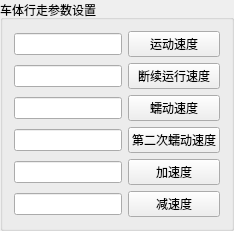
         <widget class="QGroupBox" name="groupBox_3">
          <property name="title">
           <string>车体行走参数设置</string>
          </property>
          <layout class="QGridLayout" name="gridLayout_15">
           <item row="3" column="1">
            <widget class="QPushButton" name="Second_creep_speed">
             <property name="sizePolicy">
              <sizepolicy hsizetype="Preferred" vsizetype="Fixed">
               <horstretch>0</horstretch>
               <verstretch>0</verstretch>
              </sizepolicy>
             </property>
             <property name="text">
              <string>第二次蠕动速度</string>
             </property>
             <property name="checkable">
              <bool>false</bool>
             </property>
            </widget>
           </item>
           <item row="3" column="0">
            <widget class="QLineEdit" name="Second_creep_speed_2">
             <property name="sizePolicy">
              <sizepolicy hsizetype="Preferred" vsizetype="Fixed">
               <horstretch>0</horstretch>
               <verstretch>0</verstretch>
              </sizepolicy>
             </property>
            </widget>
           </item>
           <item row="1" column="1">
            <widget class="QPushButton" name="Intermittent_running_speed">
             <property name="sizePolicy">
              <sizepolicy hsizetype="Preferred" vsizetype="Fixed">
               <horstretch>0</horstretch>
               <verstretch>0</verstretch>
              </sizepolicy>
             </property>
             <property name="text">
              <string>断续运行速度</string>
             </property>
             <property name="checkable">
              <bool>false</bool>
             </property>
            </widget>
           </item>
           <item row="2" column="1">
            <widget class="QPushButton" name="First_creep_speed">
             <property name="sizePolicy">
              <sizepolicy hsizetype="Preferred" vsizetype="Fixed">
               <horstretch>0</horstretch>
               <verstretch>0</verstretch>
              </sizepolicy>
             </property>
             <property name="text">
              <string>蠕动速度</string>
             </property>
             <property name="checkable">
              <bool>false</bool>
             </property>
            </widget>
           </item>
           <item row="4" column="1">
            <widget class="QPushButton" name="Acceleration">
             <property name="sizePolicy">
              <sizepolicy hsizetype="Preferred" vsizetype="Fixed">
               <horstretch>0</horstretch>
               <verstretch>0</verstretch>
              </sizepolicy>
             </property>
             <property name="text">
              <string>加速度</string>
             </property>
             <property name="checkable">
              <bool>false</bool>
             </property>
            </widget>
           </item>
           <item row="0" column="1">
            <widget class="QPushButton" name="Movement_speed">
             <property name="sizePolicy">
              <sizepolicy hsizetype="Preferred" vsizetype="Fixed">
               <horstretch>0</horstretch>
               <verstretch>0</verstretch>
              </sizepolicy>
             </property>
             <property name="text">
              <string>运动速度</string>
             </property>
             <property name="checkable">
              <bool>false</bool>
             </property>
            </widget>
           </item>
           <item row="1" column="0">
            <widget class="QLineEdit" name="Intermittent_running_speed_2">
             <property name="sizePolicy">
              <sizepolicy hsizetype="Preferred" vsizetype="Fixed">
               <horstretch>0</horstretch>
               <verstretch>0</verstretch>
              </sizepolicy>
             </property>
            </widget>
           </item>
           <item row="5" column="0">
            <widget class="QLineEdit" name="Deceleration_2">
             <property name="sizePolicy">
              <sizepolicy hsizetype="Preferred" vsizetype="Fixed">
               <horstretch>0</horstretch>
               <verstretch>0</verstretch>
              </sizepolicy>
             </property>
            </widget>
           </item>
           <item row="2" column="0">
            <widget class="QLineEdit" name="First_creep_speed_2">
             <property name="sizePolicy">
              <sizepolicy hsizetype="Preferred" vsizetype="Fixed">
               <horstretch>0</horstretch>
               <verstretch>0</verstretch>
              </sizepolicy>
             </property>
            </widget>
           </item>
           <item row="5" column="1">
            <widget class="QPushButton" name="Deceleration">
             <property name="sizePolicy">
              <sizepolicy hsizetype="Preferred" vsizetype="Fixed">
               <horstretch>0</horstretch>
               <verstretch>0</verstretch>
              </sizepolicy>
             </property>
             <property name="text">
              <string>减速度</string>
             </property>
             <property name="checkable">
              <bool>false</bool>
             </property>
            </widget>
           </item>
           <item row="0" column="0">
            <widget class="QLineEdit" name="Movement_speed_2">
             <property name="sizePolicy">
              <sizepolicy hsizetype="Preferred" vsizetype="Fixed">
               <horstretch>0</horstretch>
               <verstretch>0</verstretch>
              </sizepolicy>
             </property>
            </widget>
           </item>
           <item row="4" column="0">
            <widget class="QLineEdit" name="Acceleration_2">
             <property name="sizePolicy">
              <sizepolicy hsizetype="Preferred" vsizetype="Fixed">
               <horstretch>0</horstretch>
               <verstretch>0</verstretch>
              </sizepolicy>
             </property>
            </widget>
           </item>
          </layout>
         </widget>
